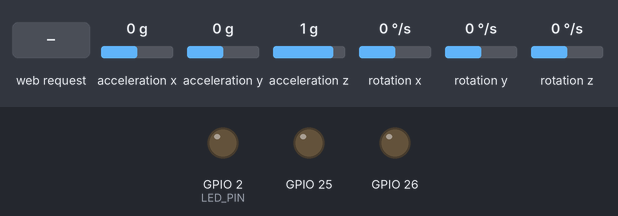
A sketch run on a simulated ESP32. Parts: output pins drawn as LEDs (lit = HIGH). Wiring (inferred from the names in the program): MPU-6050 motion sensor at I2C address 0x68. The test bench sets the inputs (shaded band); at power-on: acceleration x 0 g, acceleration y 0 g, acceleration z 1 g, rotation x 0 °/s, rotation y 0 °/s, rotation z 0 °/s. WiFi joins after 1.5 s; servers stay silent unless stated; what the sketch prints to the serial monitor is not drawn.

Above: at 0.0 s.
At 3.4 s:
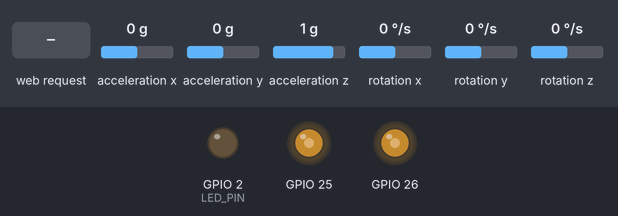
3.5 s: HTTP request GET /trigger_cry received
At 4.2 s:
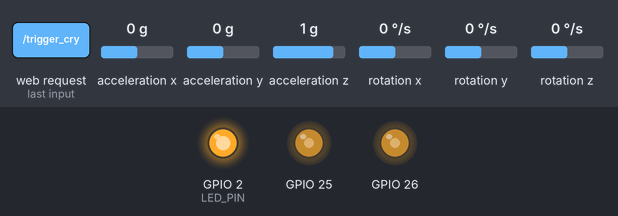
Timing chart, 0 to 4.5 s (numbered marks = the images above; inputs shaded):
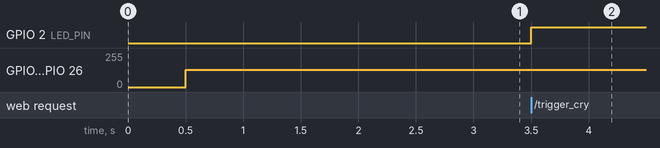

Measured:
- after the input at 3.5 s, GPIO 2 (LED_PIN): LOW → HIGH at once

The sketch:

ESP32_Audio_Speaker.ino
```cpp
/*
 * ==============================================================================
 * MEDSIM — Universal ESP32 Audio Speaker & Mannequin Firmware
 * ==============================================================================
 * YANGI 100% ISHONCHLI ARXITEKTURA:
 * 1. Hech qanday SWYH yoki tashqi streaming ilovalari KERAK EMAS!
 * 2. mDNS yoqilgan: Brauzer yoki Planshetdan to'g'ridan-to'g'ri http://medsim-speaker.local orqali ulanadi (IP qidirish shart emas!).
 * 3. To'g'ridan-to'g'ri HTTP Push (POST /play) orqali toza audio qabul qiladi va dinamikda ijro etadi.
 * 4. MPU-6050 Harakat sensori integratsiyasi (Chaqaloqni ovuntirish uchun).
 * 5. ESP32 ning ichki DAC (GPIO 25/26) orqali toza tovush chiqaradi (tashqi murakkab kutubxonalarsiz, 100% xatosiz kompilyatsiya bo'ladi!).
 *
 * Pinout (Ulanishlar):
 * - PAM8403 / Dinamik Audio Kirishi -> GPIO 25 (DAC1) yoki GPIO 26 (DAC2)
 * - MPU-6050 SDA -> GPIO 21 (I2C Data)
 * - MPU-6050 SCL -> GPIO 22 (I2C Clock)
 * - MPU-6050 VCC -> 3.3V yoki 5V
 * - MPU-6050 GND -> GND
 * - Ichki LED -> GPIO 2
 * ==============================================================================
 */

#include <WiFi.h>
#include <WebServer.h>
#include <ESPmDNS.h>
#include <Wire.h>
#include <driver/dac.h>
#include <math.h>

// 1. WI-FI SOZLAMALARI
const char* ssid     = "A56";
const char* password = "21082007";

// mDNS Domen nomi (Masalan: http://medsim-speaker.local)
const char* mdns_host = "medsim-speaker";

WebServer server(80);

#define MPU_ADDR 0x68
#define LED_PIN 2

// Ovoz va Maniken holati
volatile int masterVolume = 85;       // 0 - 100 %
volatile bool isCrying = false;
volatile bool isSoothed = false;
volatile int soothingProgress = 0;    // 0 - 100 %
float currentMotion = 0.0;
unsigned long soothingStartTime = 0;
unsigned long lastMotionCheck = 0;

// ==============================================================================
// 1. MPU-6050 SENSOR DRAYVERI (I2C: SDA=21, SCL=22)
// ==============================================================================
bool mpuAvailable = false;

void initMPU6050() {
    Wire.begin(21, 22);
    Wire.setClock(400000);
    Wire.beginTransmission(MPU_ADDR);
    Wire.write(0x6B); // PWR_MGMT_1
    Wire.write(0);    // Uyqudan uyg'otish
    if (Wire.endTransmission() == 0) {
        mpuAvailable = true;
        Serial.println("✅ MPU-6050 sensori ulandi (I2C: 21, 22)");
    } else {
        mpuAvailable = false;
        Serial.println("ℹ️ MPU-6050 ulanmagan (Faqat audio kalonka rejimida ishlaydi)");
    }
}

void readMPU6050(int16_t &ax, int16_t &ay, int16_t &az, int16_t &gx, int16_t &gy, int16_t &gz) {
    if (!mpuAvailable) return;
    Wire.beginTransmission(MPU_ADDR);
    Wire.write(0x3B);
    Wire.endTransmission(false);
    Wire.requestFrom((uint8_t)MPU_ADDR, (size_t)14, true);

    if (Wire.available() >= 14) {
        ax = (Wire.read() << 8) | Wire.read();
        ay = (Wire.read() << 8) | Wire.read();
        az = (Wire.read() << 8) | Wire.read();
        int16_t temp = (Wire.read() << 8) | Wire.read();
        gx = (Wire.read() << 8) | Wire.read();
        gy = (Wire.read() << 8) | Wire.read();
        gz = (Wire.read() << 8) | Wire.read();
    }
}

// ==============================================================================
// 2. AUDIO DAC CHIQISH VA TON GENERATORI (GPIO 25 & 26)
// ==============================================================================
void silenceDAC() {
    dacWrite(25, 128); // Sukunat darajasi
    dacWrite(26, 128);
}

// Chaqaloq yig'isi sintezi
void playBabyCryCycle() {
    float vol = (masterVolume / 100.0f);
    for (int t = 0; t < 650; t++) {
        if (!isCrying) break;
        float freq = 520.0f + 320.0f * sinf(3.14159f * (t / 650.0f));
        float tremolo = 0.75f + 0.25f * sinf(2.0f * 3.14159f * 12.0f * (t / 1000.0f));
        float sample = 128.0f + (sinf(2.0f * 3.14159f * freq * (t / 1000.0f)) * 95.0f * vol * tremolo);
        uint8_t dacVal = (uint8_t)constrain((int)sample, 0, 255);
        dacWrite(25, dacVal);
        dacWrite(26, dacVal);
        delayMicroseconds(125);
    }
    silenceDAC();
    for (int p = 0; p < 120; p++) {
        if (!isCrying) break;
        delay(1);
    }
}

// Test ohangi (Do - Mi - Sol)
void playTestChime() {
    int notes[] = {523, 659, 784, 1046}; // Do, Mi, Sol, Do
    float vol = (masterVolume / 100.0f) * 0.8f;

    for (int n = 0; n < 4; n++) {
        int freq = notes[n];
        for (int t = 0; t < 150; t++) {
            float sample = 128.0f + (sinf(2.0f * 3.14159f * freq * (t / 1000.0f)) * 80.0f * vol);
            uint8_t dacVal = (uint8_t)constrain((int)sample, 0, 255);
            dacWrite(25, dacVal);
            dacWrite(26, dacVal);
            delayMicroseconds(125);
        }
        silenceDAC();
        delay(30);
    }
    silenceDAC();
}

// ==============================================================================
// 3. TO'G'RIDAN-TO'G'RI HTTP AUDIO QABUL QILISH (POST /play)
// ==============================================================================
void handlePlayAudio() {
    if (server.hasArg("plain") == false) {
        server.send(400, "text/plain", "Audio ma'lumot topilmadi");
        return;
    }

    String audioData = server.arg("plain");
    const uint8_t* bytes = (const uint8_t*)audioData.c_str();
    size_t len = audioData.length();

    digitalWrite(LED_PIN, HIGH);
    Serial.printf("🔊 Audio qabul qilindi: %d bayt. Ijro etilmoqda...\n", len);

    // 8-bit yoki 16-bit WAV/PCM namunalarini to'g'ridan-to'g'ri DAC ga uzatish
    size_t startOffset = 0;
    if (len > 44 && bytes[0] == 'R' && bytes[1] == 'I' && bytes[2] == 'F' && bytes[3] == 'F') {
        startOffset = 44; // WAV sarlavhasini o'tkazib yuborish
    }

    float vol = (masterVolume / 100.0f);
    for (size_t i = startOffset; i < len; i++) {
        uint8_t sample = bytes[i];
        // Ovoz balandligini qo'llash
        int centered = (int)sample - 128;
        uint8_t scaled = (uint8_t)constrain(128 + (int)(centered * vol), 0, 255);
        dacWrite(25, scaled);
        dacWrite(26, scaled);
        delayMicroseconds(62); // ~16kHz namuna tezligi
    }

    silenceDAC();
    digitalWrite(LED_PIN, LOW);
    server.send(200, "text/plain", "OK: Ijro etildi");
}

// ==============================================================================
// 4. MPU-6050 HARAKAT VA OVUNTIRISHNI TEKSHIRISH
// ==============================================================================
void updateMotionSensor() {
    if (!mpuAvailable) return;

    int16_t ax, ay, az, gx, gy, gz;
    readMPU6050(ax, ay, az, gx, gy, gz);

    float gX = abs(gx) / 131.0f;
    float gY = abs(gy) / 131.0f;
    float gZ = abs(gz) / 131.0f;
    currentMotion = (gX + gY + gZ);

    if (isCrying) {
        if (currentMotion >= 20.0f && currentMotion <= 180.0f) {
            if (soothingStartTime == 0) soothingStartTime = millis();
            unsigned long elapsed = millis() - soothingStartTime;
            soothingProgress = min(100, (int)((elapsed / 3500.0f) * 100));

            if (soothingProgress >= 100) {
                isCrying = false;
                isSoothed = true;
                soothingStartTime = 0;
                silenceDAC();
                playTestChime();
            }
        } else {
            if (soothingStartTime != 0) {
                soothingStartTime = 0;
                soothingProgress = max(0, soothingProgress - 20);
            }
        }
    }
}

// ==============================================================================
// 5. WEB SERVER VA BOSHQARUV PANELI
// ==============================================================================
void setupWebServer() {
    // 1. To'g'ridan-to'g'ri audio ijro (Planshetdan HTTP Push)
    server.on("/play", HTTP_POST, handlePlayAudio);

    // 2. Test ovozi
    server.on("/test", HTTP_GET, []() {
        playTestChime();
        server.send(200, "text/plain", "Test signali chalindi");
    });

    // 3. Yig'latish (A-usul)
    server.on("/trigger_cry", HTTP_GET, []() {
        isCrying = true;
        isSoothed = false;
        soothingProgress = 0;
        soothingStartTime = 0;
        server.send(200, "application/json", "{\"status\":\"crying\",\"message\":\"Yiglash boshlandi\"}");
    });

    // 4. Yig'ini to'xtatish
    server.on("/stop_cry", HTTP_GET, []() {
        isCrying = false;
        isSoothed = true;
        soothingProgress = 100;
        silenceDAC();
        server.send(200, "application/json", "{\"status\":\"calm\",\"message\":\"Tinchlandi\"}");
    });

    // 5. Ovoz balandligi
    server.on("/volume", HTTP_GET, []() {
        if (server.hasArg("level")) masterVolume = constrain(server.arg("level").toInt(), 0, 100);
        server.send(200, "text/plain", "Volume: " + String(masterVolume) + "%");
    });

    // 6. JSON Status
    server.on("/status", HTTP_GET, []() {
        String json = "{";
        json += "\"online\":true,";
        json += "\"ip\":\"" + WiFi.localIP().toString() + "\",";
        json += "\"mdns\":\"http://" + String(mdns_host) + ".local\",";
        json += "\"volume\":" + String(masterVolume) + ",";
        json += "\"is_crying\":" + String(isCrying ? "true" : "false") + ",";
        json += "\"is_soothed\":" + String(isSoothed ? "true" : "false") + ",";
        json += "\"soothing_progress\":" + String(soothingProgress) + ",";
        json += "\"motion\":" + String(currentMotion, 1) + ",";
        json += "\"free_heap\":" + String(ESP.getFreeHeap());
        json += "}";
        server.send(200, "application/json", json);
    });

    // 7. Chiroyli Web Panel (Toza oq dizayn)
    server.on("/", HTTP_GET, []() {
        String html = "<!DOCTYPE html><html lang='uz'><head><meta charset='utf-8'>"
                      "<meta name='viewport' content='width=device-width,initial-scale=1'>"
                      "<title>MedSim — Universal AI Kalonka</title>"
                      "<style>"
                      "*{box-sizing:border-box;font-family:-apple-system,BlinkMacSystemFont,'Segoe UI',Roboto,sans-serif;margin:0;padding:0;}"
                      "body{background:#f8fafc;color:#1e293b;padding:20px;display:flex;justify-content:center;align-items:center;min-height:100vh;}"
                      ".card{background:#ffffff;border:1px solid #e2e8f0;border-radius:22px;padding:24px;width:100%;max-width:440px;box-shadow:0 10px 25px rgba(0,0,0,0.05);}"
                      "h2{font-size:20px;color:#0f172a;display:flex;align-items:center;gap:8px;margin-bottom:4px;}"
                      ".sub{font-size:12px;color:#64748b;margin-bottom:16px;}"
                      ".badge{display:inline-block;padding:4px 10px;border-radius:20px;font-size:11px;font-weight:600;margin-bottom:12px;background:#dcfce7;color:#166534;}"
                      ".info-box{background:#f1f5f9;border-radius:12px;padding:12px;font-size:12px;margin-bottom:16px;line-height:1.6;}"
                      ".btn{display:block;width:100%;padding:12px;border:none;border-radius:12px;font-size:14px;font-weight:600;cursor:pointer;margin-top:10px;transition:all 0.15s;text-align:center;}"
                      ".btn-blue{background:#2563eb;color:#fff;}.btn-blue:hover{background:#1d4ed8;}"
                      ".btn-green{background:#10b981;color:#fff;}.btn-green:hover{background:#059669;}"
                      ".btn-red{background:#ef4444;color:#fff;}.btn-red:hover{background:#dc2626;}"
                      ".btn-outline{background:#fff;border:1px solid #cbd5e1;color:#334155;}.btn-outline:hover{background:#f8fafc;}"
                      "</style></head><body><div class='card'>"
                      "<h2>🔊 MedSim Universal Kalonka</h2>"
                      "<p class='sub'>To'g'ridan-to'g'ri HTTP Push va mDNS Tizimi</p>"
                      "<span class='badge'>● Wi-Fi: " + String(ssid) + " (Ulandi)</span>"
                      "<div class='info-box'>"
                      "📍 <b>Kalonka IP:</b> " + WiFi.localIP().toString() + "<br>"
                      "🏷️ <b>Doimiy Nom:</b> <a href='http://" + String(mdns_host) + ".local' style='color:#2563eb;font-weight:bold;'>http://" + String(mdns_host) + ".local</a><br>"
                      "📡 <b>MPU-6050 Sensori:</b> " + (mpuAvailable ? "Faol (Uланган)" : "Ulanmagan") + "<br>"
                      "</div>"
                      "<button class='btn btn-blue' onclick='testSound()'>🔔 1. Test Signalini Chalish</button>"
                      "<button class='btn btn-red' onclick='triggerCry()'>😭 2. Chaqaloqni Yig'latish</button>"
                      "<button class='btn btn-green' onclick='stopCry()'>✨ 3. Tinchlantirish</button>"
                      "<hr style='border:0;border-top:1px solid #f1f5f9;margin:16px 0;'>"
                      "<div style='font-size:12px;color:#64748b;text-align:center;'>Planshet bilan avtomatik sinxronizatsiya qilingan</div>"
                      "</div>"
                      "<script>"
                      "function testSound(){fetch('/test');}"
                      "function triggerCry(){fetch('/trigger_cry');}"
                      "function stopCry(){fetch('/stop_cry');}"
                      "</script></body></html>";
        server.send(200, "text/html", html);
    });

    server.begin();
    Serial.println("🌐 HTTP Web Server ishga tushdi (Port 80)");
}

// ==============================================================================
// 6. SETUP VA LOOP
// ==============================================================================
void setup() {
    Serial.begin(115200);
    delay(500);

    pinMode(LED_PIN, OUTPUT);
    digitalWrite(LED_PIN, LOW);
    silenceDAC();

    Serial.println("\n==============================================");
    Serial.println("  MedSim — Universal ESP32 Audio Kalonka");
    Serial.println("==============================================");

    initMPU6050();

    WiFi.mode(WIFI_STA);
    WiFi.begin(ssid, password);
    Serial.print("Wi-Fi ga ulanmoqda...");

    int retry = 0;
    while (WiFi.status() != WL_CONNECTED && retry < 25) {
        delay(500);
        Serial.print(".");
        retry++;
    }

    if (WiFi.status() == WL_CONNECTED) {
        Serial.println("\n✅ Wi-Fi ulandi!");
        Serial.print("📍 IP Manzil: ");
        Serial.println(WiFi.localIP());

        // mDNS ni ishga tushirish (medsim-speaker.local)
        if (MDNS.begin(mdns_host)) {
            Serial.printf("🏷️ mDNS ishga tushdi: http://%s.local\n", mdns_host);
        }
    } else {
        Serial.println("\n⚠️ Wi-Fi ga ulanib bo'lmadi (Offline rejim)");
    }

    setupWebServer();

    // Boshlang'ich qisqa xush kelibsiz signali
    playTestChime();
}

void loop() {
    server.handleClient();

    // Agar chaqaloq yig'layotgan bo'lsa ovoz chiqarish
    if (isCrying) {
        digitalWrite(LED_PIN, HIGH);
        playBabyCryCycle();
    } else {
        digitalWrite(LED_PIN, LOW);
    }

    // Har 50ms da MPU-6050 ni o'qish
    if (millis() - lastMotionCheck >= 50) {
        lastMotionCheck = millis();
        updateMotionSensor();
    }

    delay(2);
}
```
